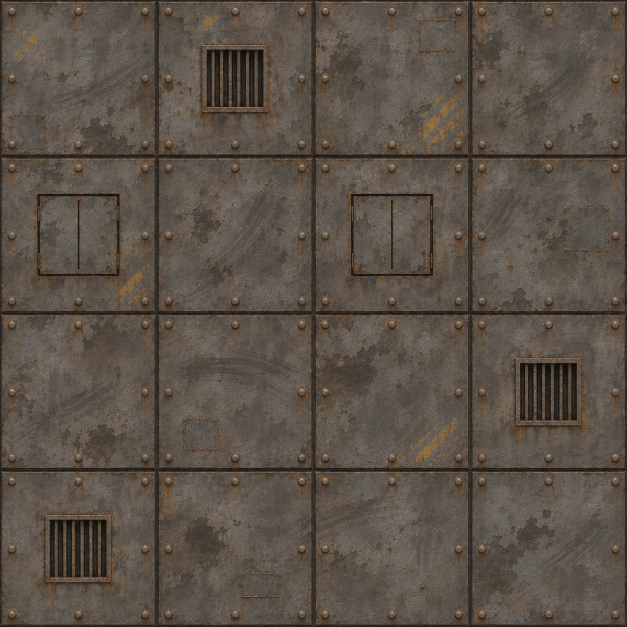
#> input picture art-source/tilesets/sky-port-deck.raw.png, 1254 x 1254 px (shown at 1/2 size)
$ python sky-port-deck-cut.py
#> lines starting #> are read from the running program, lines starting #| are printed output that depends on the picture
"""Cuts the sky port deck and pad textures (ImageGen, 1254 px seamless squares,
sky-port-deck.raw.png and sky-port-pad.raw.png) into sky-port-deck.cut.png at
64 px a cell: the deck shrunk with Lanczos to 12x12 cells (a 4 m plate spans
three), the pad to 8x8, stacked deck above pad. The authoring document cuts it
one to one, row by row, into two blocks laid as patterns of those sizes.

Why shrink here: the exporter shrinks a cut with one bilinear pass, which
aliases fine plate detail; a single Lanczos pass over the whole picture keeps
it smooth and keeps neighbouring cells continuous.
"""
from pathlib import Path
from PIL import Image

here = Path(__file__).parent
PATTERNS = (('sky-port-deck.raw.png', 12), ('sky-port-pad.raw.png', 8))
sheet = Image.new('RGB', (12 * 64, 20 * 64))
#> sheet: PIL image 768x1280 RGB; every value is 0
top = 0
for name, cells in PATTERNS:
    plate = Image.open(here / name).convert('RGB').resize((cells * 64, cells * 64), Image.LANCZOS)
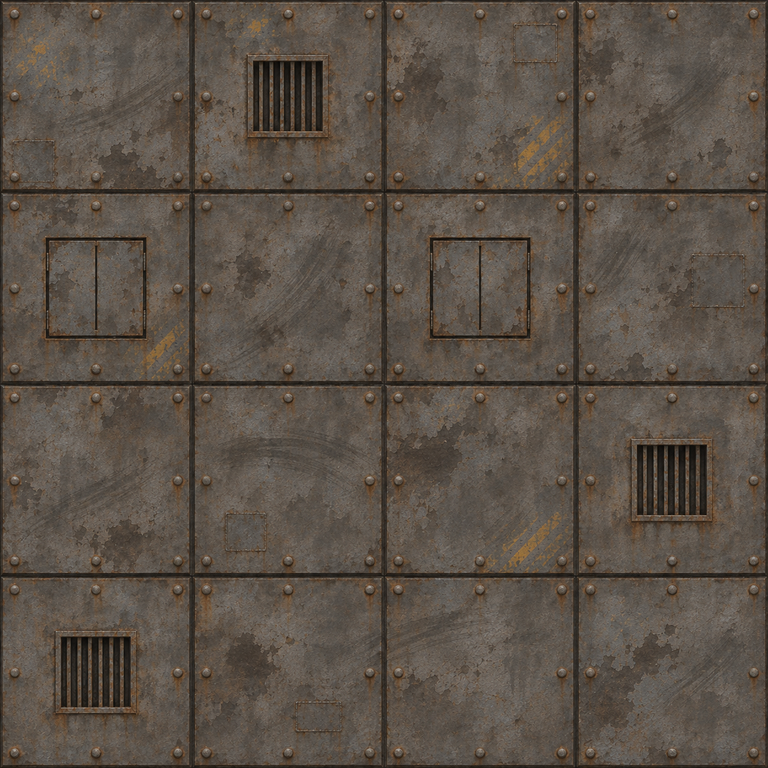
#> plate: PIL image 768x768 RGB; mean R, G, B 91.2, 81.3, 71.5
    sheet.paste(plate, (0, top))
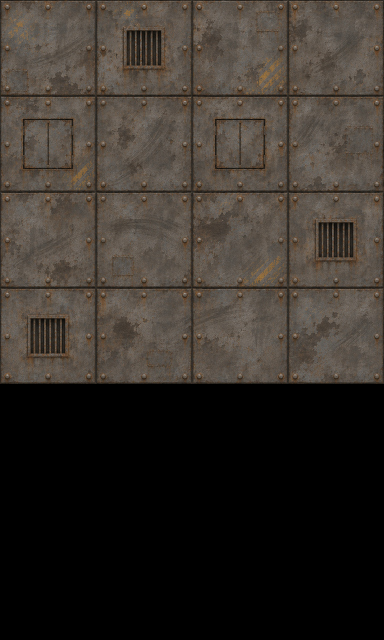
#> sheet: PIL image 768x1280 RGB (shown at 1/2 size); mean R, G, B 54.7, 48.8, 42.9
    top += cells * 64
#> pass 2 of the loop `for name, cells in PATTERNS:`:
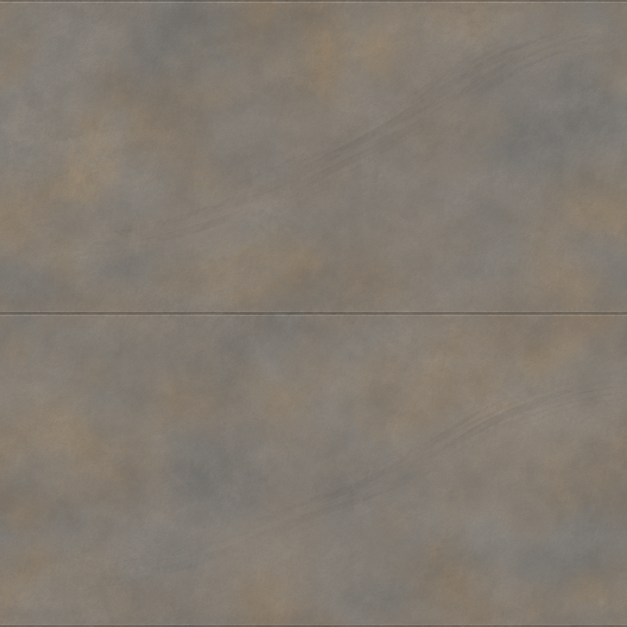
#> input picture art-source/tilesets/sky-port-pad.raw.png, 1254 x 1254 px (shown at 1/2 size)
#> `plate = Image.open(here / name).convert('RGB').resize((cells * 64, cel..`:
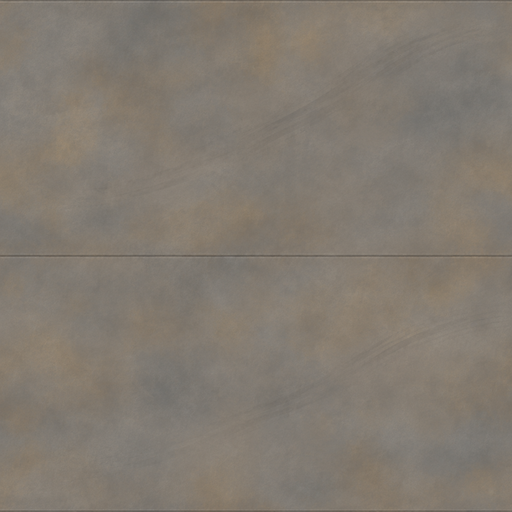
#> plate: PIL image 512x512 RGB; mean R, G, B 130.2, 122.5, 112.6
#> `sheet.paste(plate, (0, top))`:
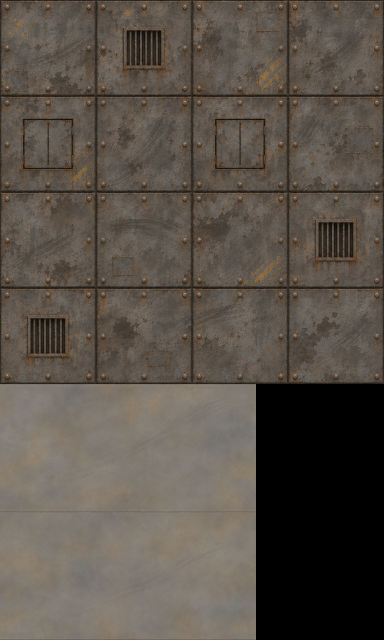
#> sheet: PIL image 768x1280 RGB (shown at 1/2 size); mean R, G, B 89.4, 81.4, 72.9
sheet.save(here / 'sky-port-deck.cut.png')
